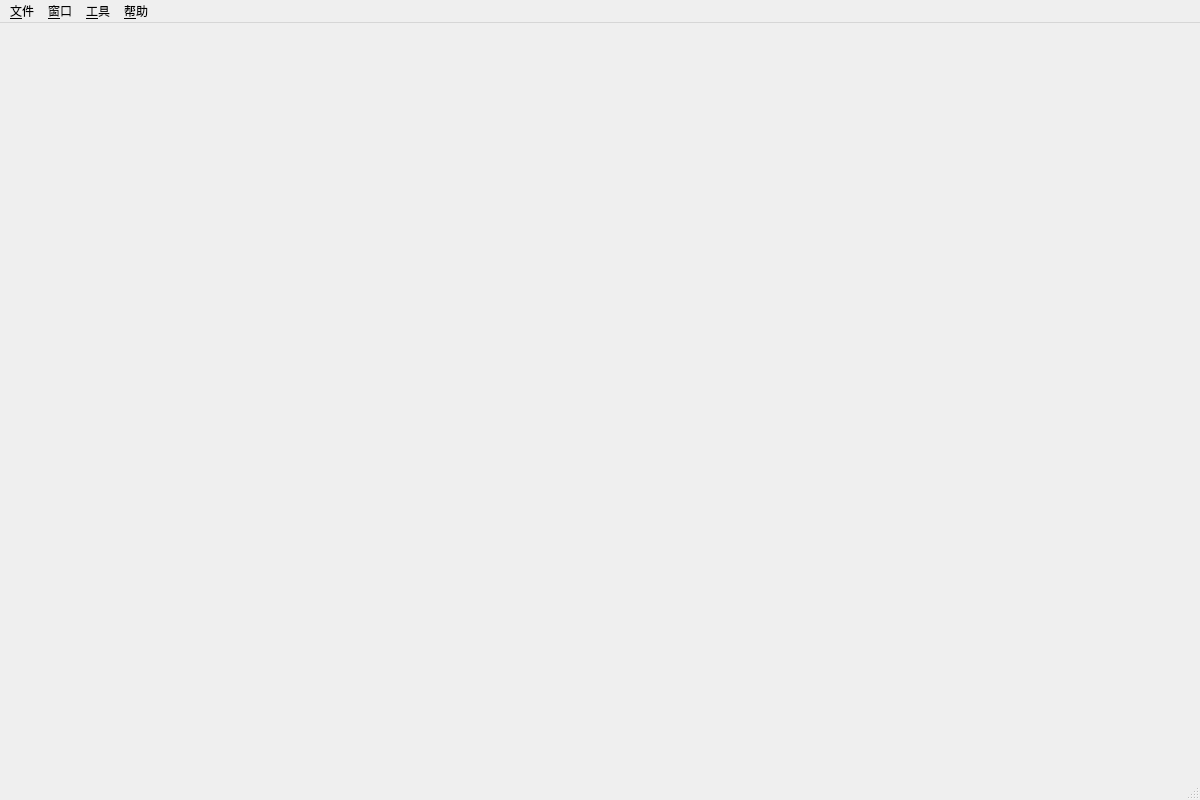
<?xml version="1.0" encoding="UTF-8"?>
<ui version="4.0">
 <class>MainWindow</class>
 <widget class="QMainWindow" name="MainWindow">
  <property name="geometry">
   <rect>
    <x>0</x>
    <y>0</y>
    <width>1200</width>
    <height>800</height>
   </rect>
  </property>
  <property name="windowTitle">
   <string>QRenderDoc</string>
  </property>
  <property name="windowIcon">
   <iconset resource="../Resources/resources.qrc">
    <normaloff>:/logo.svg</normaloff>:/logo.svg</iconset>
  </property>
  <widget class="QWidget" name="centralWidget">
   <layout class="QVBoxLayout" name="verticalLayout">
    <property name="leftMargin">
     <number>0</number>
    </property>
    <property name="topMargin">
     <number>0</number>
    </property>
    <property name="rightMargin">
     <number>0</number>
    </property>
    <property name="bottomMargin">
     <number>0</number>
    </property>
    <item>
     <widget class="ToolWindowManager" name="toolWindowManager" native="true"/>
    </item>
   </layout>
  </widget>
  <widget class="QMenuBar" name="menuBar">
   <property name="geometry">
    <rect>
     <x>0</x>
     <y>0</y>
     <width>1200</width>
     <height>22</height>
    </rect>
   </property>
   <widget class="QMenu" name="menu_Tools">
    <property name="title">
     <string>&amp;工具</string>
    </property>
    <addaction name="action_Resolve_Symbols"/>
    <addaction name="action_Recompress_Capture"/>
    <addaction name="separator"/>
    <addaction name="action_Start_Replay_Loop"/>
    <addaction name="action_Create_RGP_Profile"/>
    <addaction name="action_Open_RGP_Profile"/>
    <addaction name="separator"/>
    <addaction name="extension_dummy_Tools"/>
    <addaction name="separator"/>
    <addaction name="action_Settings"/>
    <addaction name="action_Manage_Extensions"/>
    <addaction name="action_Manage_Remote_Servers"/>
    <addaction name="separator"/>
   </widget>
   <widget class="QMenu" name="menu_File">
    <property name="title">
     <string>&amp;文件</string>
    </property>
    <widget class="QMenu" name="menu_Recent_Capture_Files">
     <property name="title">
      <string>&amp;最近的捕获</string>
     </property>
     <addaction name="separator"/>
     <addaction name="action_Clear_Capture_Files_History"/>
    </widget>
    <widget class="QMenu" name="menu_Recent_Capture_Settings">
     <property name="title">
      <string>最近的捕获设置</string>
     </property>
     <addaction name="separator"/>
     <addaction name="action_Clear_Capture_Settings_History"/>
    </widget>
    <widget class="QMenu" name="menu_Export_As">
     <property name="title">
      <string>&amp;导出为...</string>
     </property>
     <property name="toolTipsVisible">
      <bool>true</bool>
     </property>
    </widget>
    <widget class="QMenu" name="menu_Import_From">
     <property name="title">
      <string>&amp;从...导入</string>
     </property>
     <property name="toolTipsVisible">
      <bool>true</bool>
     </property>
    </widget>
    <addaction name="action_Launch_Application"/>
    <addaction name="action_Attach_to_Running_Instance"/>
    <addaction name="action_Inject_into_Process"/>
    <addaction name="separator"/>
    <addaction name="action_Open_Capture"/>
    <addaction name="action_Open_Capture_with_Options"/>
    <addaction name="action_Save_Capture_Inplace"/>
    <addaction name="action_Save_Capture_As"/>
    <addaction name="action_Close_Capture"/>
    <addaction name="separator"/>
    <addaction name="extension_dummy_File"/>
    <addaction name="separator"/>
    <addaction name="menu_Import_From"/>
    <addaction name="menu_Export_As"/>
    <addaction name="separator"/>
    <addaction name="menu_Recent_Capture_Files"/>
    <addaction name="menu_Recent_Capture_Settings"/>
    <addaction name="separator"/>
    <addaction name="action_Exit"/>
    <addaction name="separator"/>
   </widget>
   <widget class="QMenu" name="menu_Window">
    <property name="title">
     <string>&amp;窗口</string>
    </property>
    <widget class="QMenu" name="menu_Save_Layout">
     <property name="title">
      <string>&amp;保存布局</string>
     </property>
     <addaction name="action_Save_Default_Layout"/>
     <addaction name="separator"/>
     <addaction name="action_Save_Layout_1"/>
     <addaction name="action_Save_Layout_2"/>
     <addaction name="action_Save_Layout_3"/>
     <addaction name="action_Save_Layout_4"/>
     <addaction name="action_Save_Layout_5"/>
     <addaction name="action_Save_Layout_6"/>
    </widget>
    <widget class="QMenu" name="menu_Load_Layout">
     <property name="title">
      <string>&amp;加载布局</string>
     </property>
     <addaction name="action_Load_Default_Layout"/>
     <addaction name="separator"/>
     <addaction name="action_Load_Layout_1"/>
     <addaction name="action_Load_Layout_2"/>
     <addaction name="action_Load_Layout_3"/>
     <addaction name="action_Load_Layout_4"/>
     <addaction name="action_Load_Layout_5"/>
     <addaction name="action_Load_Layout_6"/>
    </widget>
    <addaction name="menu_Save_Layout"/>
    <addaction name="menu_Load_Layout"/>
    <addaction name="separator"/>
    <addaction name="action_Launch_Application_Window"/>
    <addaction name="action_Python_Shell"/>
    <addaction name="action_Event_Browser"/>
    <addaction name="action_Texture_Viewer"/>
    <addaction name="action_Pipeline_State"/>
    <addaction name="action_API_Inspector"/>
    <addaction name="action_Mesh_Output"/>
    <addaction name="action_Errors_and_Warnings"/>
    <addaction name="action_Timeline"/>
    <addaction name="action_Statistics_Viewer"/>
    <addaction name="action_Counter_Viewer"/>
    <addaction name="action_Resource_Inspector"/>
    <addaction name="action_Comments"/>
    <addaction name="separator"/>
    <addaction name="extension_dummy_Window"/>
   </widget>
   <widget class="QMenu" name="menu_Help">
    <property name="title">
     <string>&amp;帮助</string>
    </property>
    <widget class="QMenu" name="menu_Reported_Bugs">
     <property name="title">
      <string>&amp;已报告的 Bugs</string>
     </property>
     <addaction name="separator"/>
     <addaction name="action_Clear_Reported_Bugs"/>
    </widget>
    <addaction name="action_View_Documentation"/>
    <addaction name="action_Show_Tips"/>
    <addaction name="separator"/>
    <addaction name="action_Send_Error_Report"/>
    <addaction name="menu_Reported_Bugs"/>
    <addaction name="separator"/>
    <addaction name="extension_dummy_Help"/>
    <addaction name="separator"/>
    <addaction name="action_Check_for_Updates"/>
    <addaction name="separator"/>
    <addaction name="action_Source_on_GitHub"/>
    <addaction name="action_Build_Release_Downloads"/>
    <addaction name="action_About"/>
   </widget>
   <addaction name="menu_File"/>
   <addaction name="menu_Window"/>
   <addaction name="menu_Tools"/>
   <addaction name="menu_Help"/>
  </widget>
  <widget class="QStatusBar" name="statusBar"/>
  <action name="action_Launch_Application">
   <property name="text">
    <string>&amp;启动应用程序</string>
   </property>
   <property name="shortcut">
    <string>Ctrl+N</string>
   </property>
  </action>
  <action name="action_Attach_to_Running_Instance">
   <property name="text">
    <string>&amp;附加到正在运行的实例</string>
   </property>
  </action>
  <action name="action_Inject_into_Process">
   <property name="text">
    <string>&amp;注入到进程中</string>
   </property>
  </action>
  <action name="action_Open_Capture">
   <property name="text">
    <string>&amp;打开捕获</string>
   </property>
   <property name="shortcut">
    <string>Ctrl+O</string>
   </property>
  </action>
  <action name="action_Save_Capture_Inplace">
   <property name="text">
    <string>&amp;保存捕获</string>
   </property>
   <property name="shortcut">
    <string>Ctrl+S</string>
   </property>
  </action>
  <action name="action_Close_Capture">
   <property name="text">
    <string>&amp;关闭捕获</string>
   </property>
   <property name="shortcut">
    <string>Ctrl+F4</string>
   </property>
  </action>
  <action name="action_Exit">
   <property name="text">
    <string>退&amp;出</string>
   </property>
  </action>
  <action name="action_Python_Shell">
   <property name="text">
    <string>P&amp;ython命令行</string>
   </property>
  </action>
  <action name="action_Event_Browser">
   <property name="text">
    <string>&amp;事件浏览器</string>
   </property>
  </action>
  <action name="action_Texture_Viewer">
   <property name="text">
    <string>&amp;纹理查看器</string>
   </property>
  </action>
  <action name="action_Pipeline_State">
   <property name="text">
    <string>&amp;管线状态</string>
   </property>
  </action>
  <action name="action_API_Inspector">
   <property name="text">
    <string>&amp;API检查器</string>
   </property>
  </action>
  <action name="action_Mesh_Output">
   <property name="text">
    <string>&amp;网格查看器</string>
   </property>
  </action>
  <action name="action_Errors_and_Warnings">
   <property name="text">
    <string>错误和&amp;告警</string>
   </property>
  </action>
  <action name="action_Timeline">
   <property name="text">
    <string>时&amp;间线</string>
   </property>
  </action>
  <action name="action_Save_Default_Layout">
   <property name="text">
    <string>&amp;默认布局</string>
   </property>
  </action>
  <action name="action_Load_Default_Layout">
   <property name="text">
    <string>&amp;默认布局</string>
   </property>
  </action>
  <action name="action_Save_Layout_1">
   <property name="text">
    <string>布局 &amp;1</string>
   </property>
  </action>
  <action name="action_Save_Layout_2">
   <property name="text">
    <string>布局 &amp;2</string>
   </property>
  </action>
  <action name="action_Save_Layout_3">
   <property name="text">
    <string>布局 &amp;3</string>
   </property>
  </action>
  <action name="action_Save_Layout_4">
   <property name="text">
    <string>布局 &amp;4</string>
   </property>
  </action>
  <action name="action_Save_Layout_5">
   <property name="text">
    <string>布局 &amp;5</string>
   </property>
  </action>
  <action name="action_Save_Layout_6">
   <property name="text">
    <string>布局 &amp;6</string>
   </property>
  </action>
  <action name="action_Load_Layout_1">
   <property name="text">
    <string>布局 &amp;1</string>
   </property>
  </action>
  <action name="action_Load_Layout_2">
   <property name="text">
    <string>布局 &amp;2</string>
   </property>
  </action>
  <action name="action_Load_Layout_3">
   <property name="text">
    <string>布局 &amp;3</string>
   </property>
  </action>
  <action name="action_Load_Layout_4">
   <property name="text">
    <string>布局 &amp;4</string>
   </property>
  </action>
  <action name="action_Load_Layout_5">
   <property name="text">
    <string>布局 &amp;5</string>
   </property>
  </action>
  <action name="action_Load_Layout_6">
   <property name="text">
    <string>布局 &amp;6</string>
   </property>
  </action>
  <action name="action_Resolve_Symbols">
   <property name="text">
    <string>&amp;解析符号</string>
   </property>
  </action>
  <action name="action_Settings">
   <property name="text">
    <string>&amp;设置</string>
   </property>
  </action>
  <action name="action_Manage_Remote_Servers">
   <property name="text">
    <string>&amp;管理远程服务器</string>
   </property>
  </action>
  <action name="action_View_Documentation">
   <property name="text">
    <string>查看&amp;文档</string>
   </property>
  </action>
  <action name="action_Send_Error_Report">
   <property name="text">
    <string>Send &amp;Error Report</string>
   </property>
  </action>
  <action name="action_Source_on_GitHub">
   <property name="text">
    <string>汉化版在GitHub的源码</string>
   </property>
  </action>
  <action name="action_Build_Release_Downloads">
   <property name="text">
    <string>构建/发布下载</string>
   </property>
  </action>
  <action name="action_About">
   <property name="text">
    <string>&amp;关于</string>
   </property>
  </action>
  <action name="action_Clear_Capture_Files_History">
   <property name="text">
    <string>清除历史记录</string>
   </property>
  </action>
  <action name="action_Clear_Capture_Settings_History">
   <property name="text">
    <string>清除历史记录</string>
   </property>
  </action>
  <action name="action_Statistics_Viewer">
   <property name="text">
    <string>&amp;统计信息查看器</string>
   </property>
  </action>
  <action name="action_Show_Tips">
   <property name="text">
    <string>显示提示</string>
   </property>
  </action>
  <action name="action_Launch_Application_Window">
   <property name="text">
    <string>&amp;启动应用程序</string>
   </property>
  </action>
  <action name="action_Start_Replay_Loop">
   <property name="text">
    <string>开始回放&amp;循环</string>
   </property>
  </action>
  <action name="action_Counter_Viewer">
   <property name="text">
    <string>性能计数&amp;查看器</string>
   </property>
  </action>
  <action name="action_Resource_Inspector">
   <property name="text">
    <string>&amp;资源检查器</string>
   </property>
  </action>
  <action name="action_Save_Capture_As">
   <property name="text">
    <string>另存&amp;为捕获</string>
   </property>
  </action>
  <action name="action_Comments">
   <property name="text">
    <string>捕获&amp;注释</string>
   </property>
  </action>
  <action name="action_Recompress_Capture">
   <property name="text">
    <string>重新&amp;压缩捕获</string>
   </property>
  </action>
  <action name="action_Clear_Reported_Bugs">
   <property name="text">
    <string>&amp;清除已报告的 Bug</string>
   </property>
  </action>
  <action name="action_Check_for_Updates">
   <property name="text">
    <string>检查更新</string>
   </property>
  </action>
  <action name="action_Create_RGP_Profile">
   <property name="text">
    <string>创建新的RGP配置文件</string>
   </property>
  </action>
  <action name="action_Open_RGP_Profile">
   <property name="text">
    <string>打开RGP配置文件</string>
   </property>
  </action>
  <action name="extension_dummy_Tools">
   <property name="text">
    <string notr="true">__extensions__</string>
   </property>
  </action>
  <action name="extension_dummy_Help">
   <property name="text">
    <string notr="true">__extensions__</string>
   </property>
  </action>
  <action name="extension_dummy_Window">
   <property name="text">
    <string notr="true">__extensions__</string>
   </property>
  </action>
  <action name="extension_dummy_File">
   <property name="text">
    <string notr="true">__extensions__</string>
   </property>
  </action>
  <action name="action_Manage_Extensions">
   <property name="text">
    <string>管理扩展</string>
   </property>
  </action>
  <action name="action_Open_Capture_with_Options">
   <property name="text">
    <string>打开带选项的捕获</string>
   </property>
   <property name="shortcut">
    <string>Ctrl+Shift+O</string>
   </property>
  </action>
 </widget>
 <layoutdefault spacing="6" margin="11"/>
 <customwidgets>
  <customwidget>
   <class>ToolWindowManager</class>
   <extends>QWidget</extends>
   <header>3rdparty/toolwindowmanager/ToolWindowManager.h</header>
  </customwidget>
 </customwidgets>
 <resources>
  <include location="../Resources/resources.qrc"/>
 </resources>
 <connections/>
</ui>
